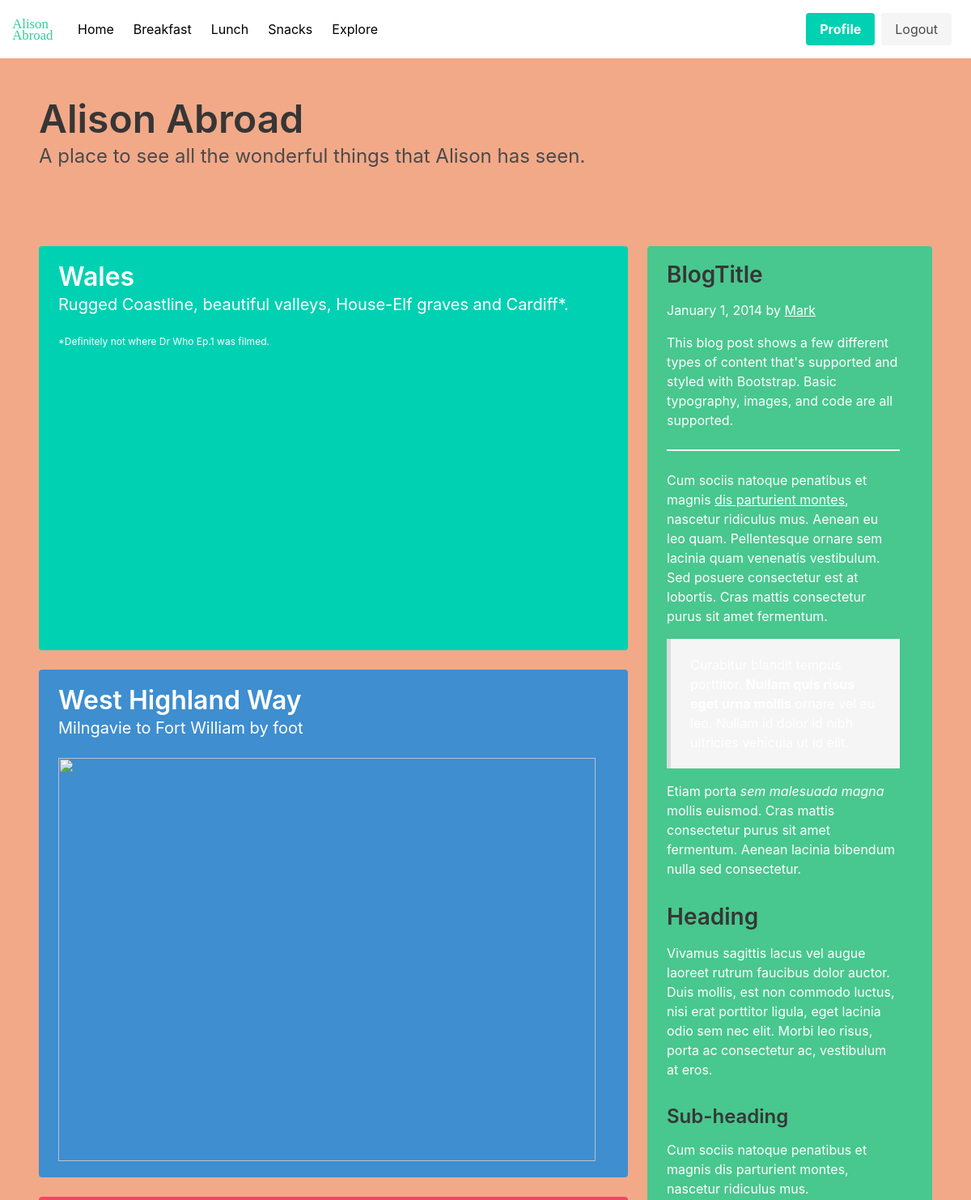
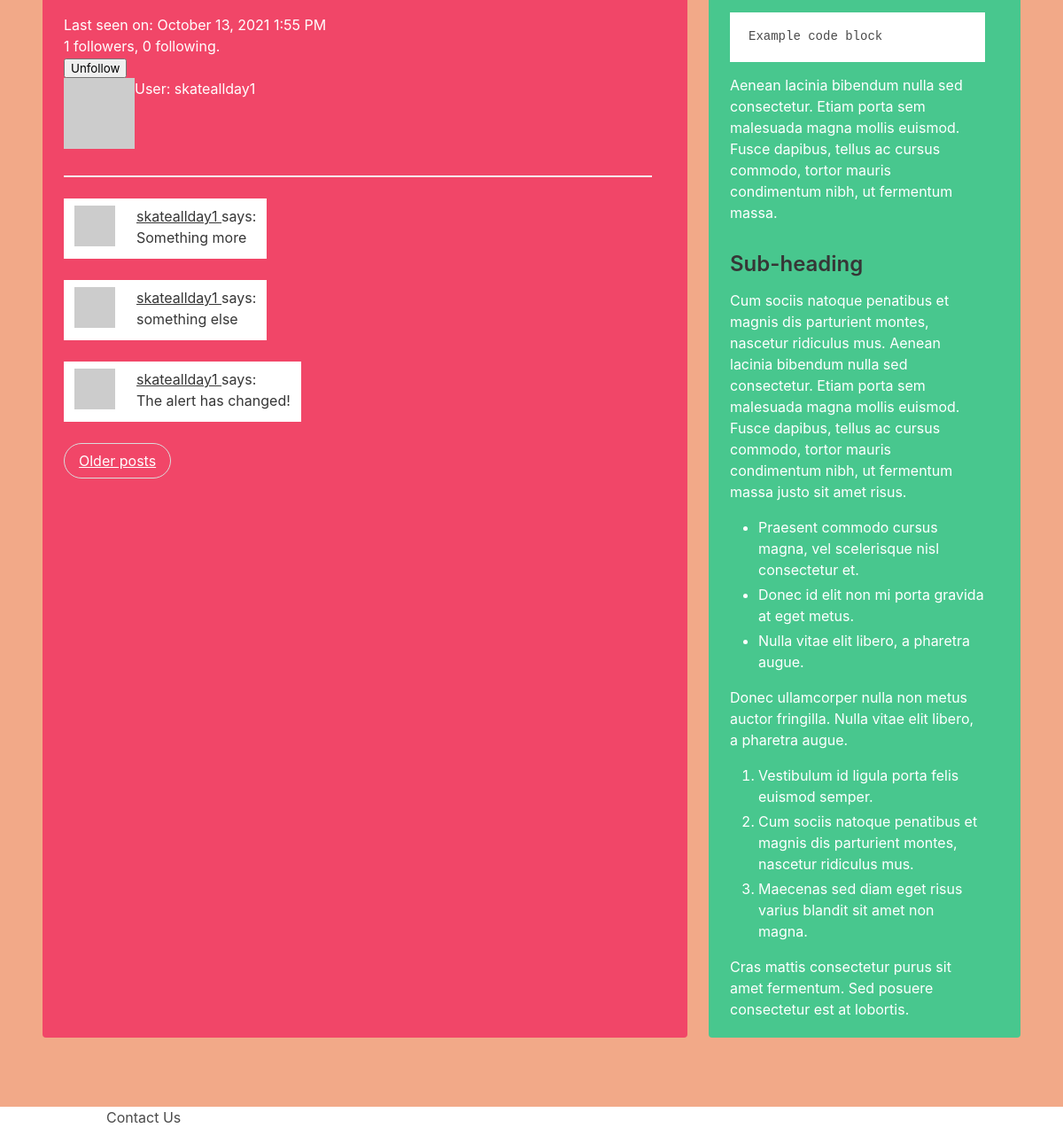
Screenshot of /user/skateallday1 (signed in) with the database file from the repository (2 pictures, top to bottom).
### app/models.py (models this page shows, shortened)
class User(UserMixin, db.Model):
    id = db.Column(db.Integer, primary_key=True)
    username = db.Column(db.String(64), index=True, unique=True)
    email = db.Column(db.String(120), index=True, unique=True)
    password_hash = db.Column(db.String(128))
    posts = db.relationship('Post', backref='author', lazy='dynamic')
    about_me = db.Column(db.String(140))
    last_seen = db.Column(db.DateTime, default=datetime.utcnow)
    followed = db.relationship(
        'User', secondary=followers,
        primaryjoin=(followers.c.follower_id == id),
        secondaryjoin=(followers.c.followed_id == id),
        backref=db.backref('followers', lazy='dynamic'), lazy='dynamic')
    def avatar(self, size):
        digest = md5(self.email.lower().encode('utf-8')).hexdigest()
        return 'https://www.gravatar.com/avatar/{}?d=identicon&s={}'.format(
            digest, size)
    def is_following(self, user):
        return self.followed.filter(
            followers.c.followed_id == user.id).count() > 0

class Post(db.Model):
    id = db.Column(db.Integer, primary_key=True)
    body = db.Column(db.String(140))
    timestamp = db.Column(db.DateTime, index=True, default=datetime.utcnow)
    user_id = db.Column(db.Integer, db.ForeignKey('user.id'))

### app/routes.py (the view)
@app.route('/user/<username>')
@login_required
def user(username):
        user = User.query.filter_by(username=username).first_or_404()
        page = request.args.get('page', 1, type=int)
        posts = user.posts.order_by(Post.timestamp.desc()).paginate(
                page, app.config['POST_PER_PAGE'], False)
        next_url = url_for('user', username = user.username, page=posts.next_num) \
                if posts.has_next else None
        prev_url = url_for('user', username = user.username, page=posts.prev_num) \
                if posts.has_prev else None
        form = EmptyForm()
        return render_template('user.html', user=user, posts=posts.items,
                                form=form, next_url=next_url, prev_url=prev_url)

### app/forms/forms.py
class EmptyForm(FlaskForm):
    submit = SubmitField('Submit')

### app/models.py (called while the page is built)
@login.user_loader
def load_user(id):
    return User.query.get(int(id))

### app/routes.py (called while the page is built)
@app.before_request
def before_request():
        if current_user.is_authenticated:
                current_user.last_seen = datetime.utcnow()
                db.session.commit()

### app/templates/user.html (shortened to what this page needs)
{% extends "template.html" %}
{% block content %}
    <table>
        <tr valign="top">
            <td><img src="{{user.avatar(128)}}"></td>
            <td><h1>User: {{ user.username }}</h1></td>
            {% if user.last_seen %}
                <p>Last seen on: {{ moment(user.last_seen).format('LLL') }}</p>
                {% endif %}
            <p>{{ user.followers.count() }} followers, {{ user.followed.count() }} following.</p>
            {% if user == current_user %}
            <p><a href="{{ url_for('edit_profile') }}">Edit your profile</a></p>
            {% else %}
            <p>
                <form action="{{ url_for('unfollow', username=user.username) }}" method="post">
                    {{ form.submit(value='Unfollow') }}
                </form>
            </p>
            {% endif %}
        </tr>
    </table>
    <hr>
    {% for post in posts %}
        {% include '_post.html' %}
    {% endfor %}
    <nav class="pagination is-rounded" role="navigation" aria-label="pagination">
        {% if next_url %}
        <a class="pagination-next" href="{{next_url}}">Older posts</a>
        {% endif %}
      </nav>
{% endblock %}

### app/templates/_post.html
<table class="table table-hover">
    <tr>
        <td width="70px">
            <a href="{{ url_for('user', username=post.author.username) }}">
                <img src="{{ post.author.avatar(70) }}" />
            </a>
        </td>
        <td>
            <a href="{{ url_for('user', username=post.author.username) }}">
                {{ post.author.username }}
            </a>
            says:
            <br>
            {{ post.body }}
        </td>
    </tr>
</table>

### app/static/styles/styles.css (style rules this page uses)
a:link { text-decoration: none; color:black; }

### rows the page displays
User: username "skateallday1", last_seen "October 13, 2021 1:55 PM"
Post: author.username "skateallday1", body "Something more"
Post: author.username "skateallday1", body "something else"
Post: author.username "skateallday1", body "The alert has changed!"

### other values shown
{{ user.followers.count() }} "1"
{{ user.followed.count() }} "0"
